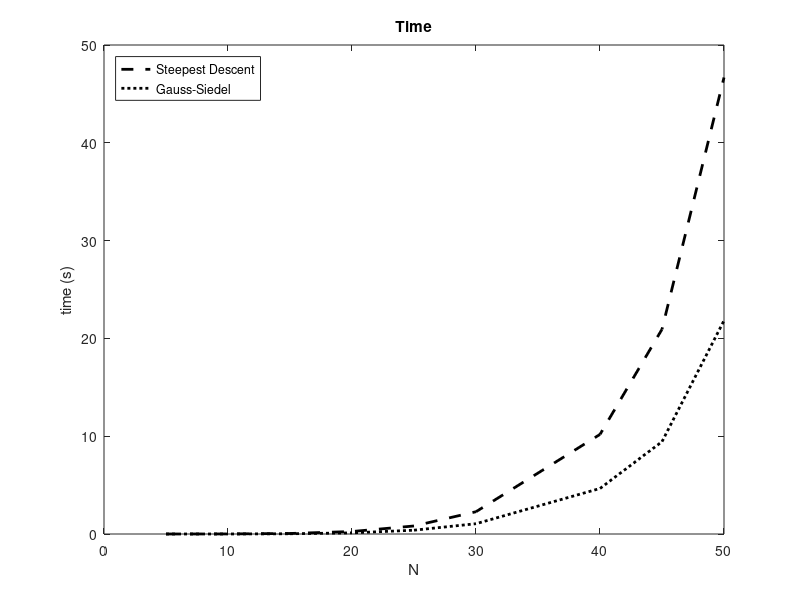
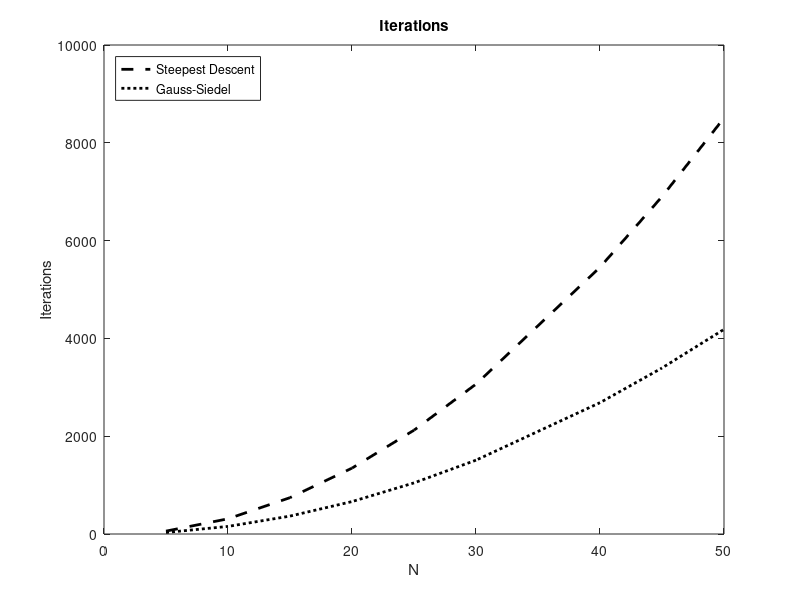
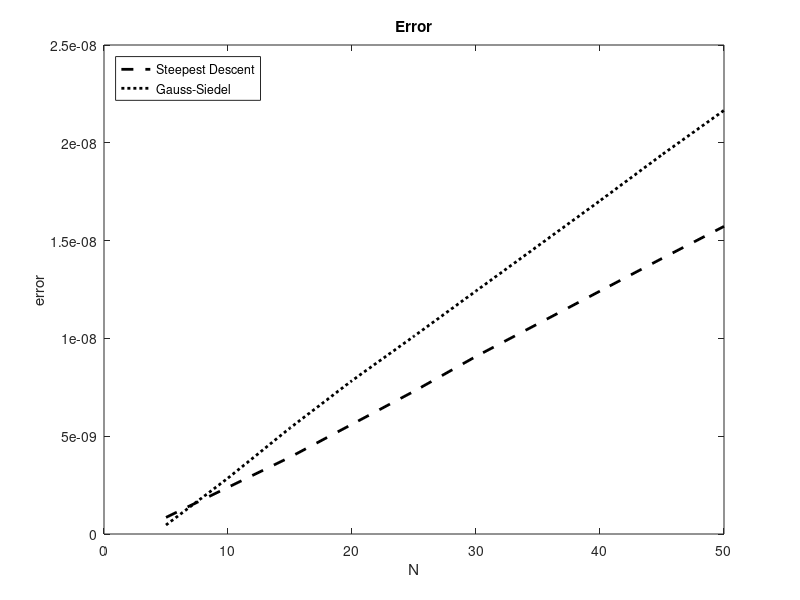

MATLAB code to generate these figures, in order:
close all
clear all
clc
t_elaps = [0.000519643
0.000141033
0.00693264
0.00250589
0.0530303
0.0245004
0.254798
0.115642
0.821225
0.388637
2.27905
1.05162
10.1828
4.65605
20.9331
9.4429
46.6755
21.8216];

iters = [59
31
311
155
743
366
1347
663
2123
1045
3065
1510
5455
2686
6899
3395
8507
4185];

err = [8.47651e-10
4.57988e-10
2.38652e-09
2.85816e-09
3.92722e-09
5.41854e-09
5.60906e-09
7.84113e-09
7.2963e-09
1.01118e-08
9.07882e-09
1.24241e-08
1.24193e-08
1.70383e-08
1.40874e-08
1.93917e-08
1.5727e-08
2.16591e-08];

N = [5 10 15 20 25 30 40 45 50];
figure(1)
plot(N, t_elaps(1:2:end), '--k', 'LineWidth', 2)
hold on
plot(N, t_elaps(2:2:end), ':k', 'LineWidth', 2)
title('Time')
xlabel('N')
ylabel('time (s)')
legend('Steepest Descent', 'Gauss-Siedel','Location', 'northwest')

figure(2)
plot(N, iters(1:2:end), '--k', 'LineWidth', 2)
hold on
plot(N, iters(2:2:end), ':k', 'LineWidth', 2)
title('Iterations')
xlabel('N')
ylabel('Iterations')
legend('Steepest Descent', 'Gauss-Siedel','Location', 'northwest')

figure(3)
plot(N, err(1:2:end), '--k', 'LineWidth', 2)
hold on
plot(N, err(2:2:end), ':k', 'LineWidth', 2)
title('Error')
xlabel('N')
ylabel('error')
legend('Steepest Descent', 'Gauss-Siedel','Location', 'northwest')

input('Pause...')